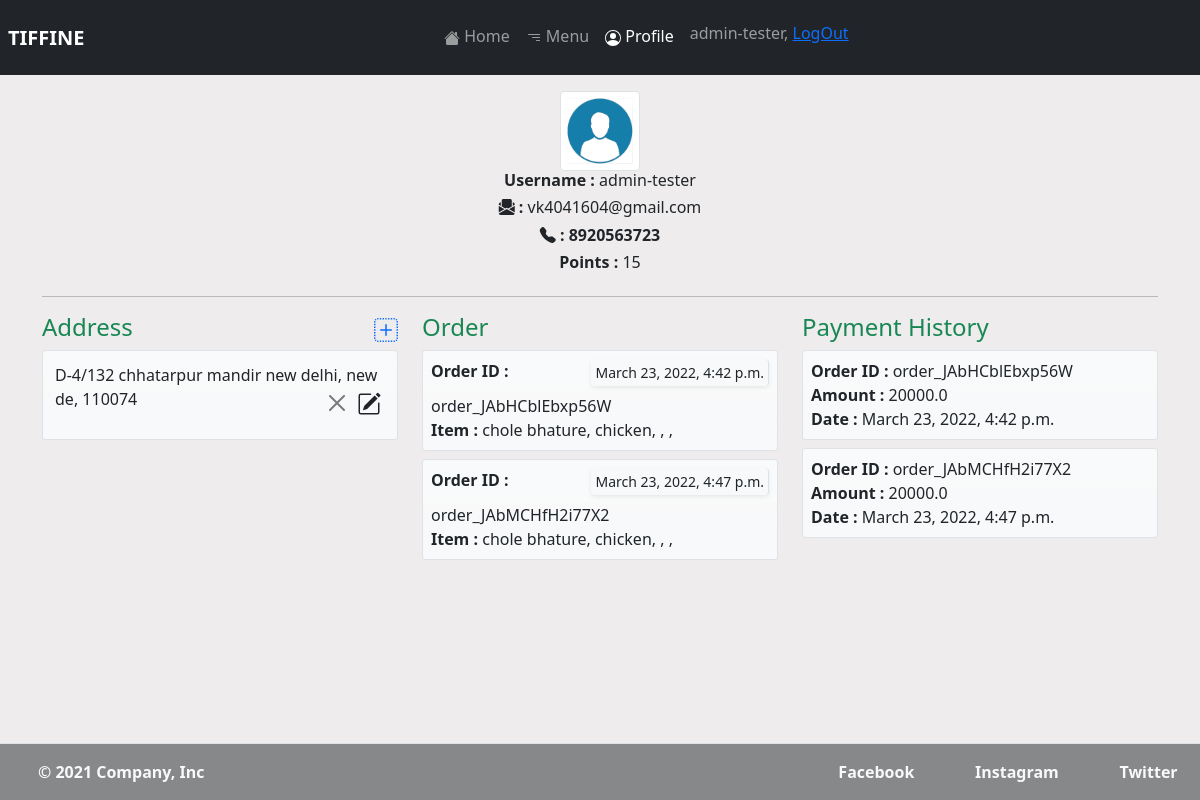
The app's page /user-profile/ (signed in) with its own data.
### tiffine_site/models.py (models this page shows, shortened)
class AddressModel(models.Model):
    user = models.ForeignKey(User, on_delete=models.CASCADE)
    street = models.CharField(max_length=100, null=True)
    locality = models.CharField(max_length=100, null=True)
    landmark = models.CharField(max_length=100, null=True)
    city = models.CharField(max_length=100, null=True)
    phone = models.IntegerField(blank=True, null=True)
    pincode = models.IntegerField(null=True)

class OrderDetails(models.Model):
    user = models.ForeignKey(
        User, blank=True, null=True, on_delete=models.SET_NULL, editable=False)
    item_1 = models.ForeignKey(
        MainDishModel, blank=True, related_name='item_1', null=True, on_delete=models.SET_NULL, editable=False)
    qyt_1 = models.PositiveIntegerField(
        blank=True,  null=True, editable=False, )
    item_2 = models.ForeignKey(
        MainDishModel, blank=True, related_name='item_2', null=True, on_delete=models.SET_NULL, editable=False)
    qyt_2 = models.PositiveIntegerField(blank=True,  null=True, editable=False)
    item_3 = models.ForeignKey(
        MainDishModel, blank=True, related_name='item_3', null=True, on_delete=models.SET_NULL, editable=False)
    qyt_3 = models.PositiveIntegerField(
        blank=True, null=True, editable=False, )
    item_4 = models.ForeignKey(
        MainDishModel, blank=True, related_name='item_4', null=True, on_delete=models.SET_NULL, editable=False)
    qyt_4 = models.PositiveBigIntegerField(
        blank=True, null=True, editable=False, )
    item_5 = models.ForeignKey(
        MainDishModel, blank=True, related_name='item_5', null=True, on_delete=models.SET_NULL, editable=False)
    qyt_5 = models.PositiveBigIntegerField(
        blank=True, null=True, editable=False, )
    order_id = models.CharField(
        max_length=100, blank=True, null=True, editable=False)
    payment_id = models.CharField(
        max_length=100, blank=True, null=True, editable=False)
    date_time = models.DateTimeField(
        default=timezone.now, blank=True, null=True, editable=False)
    amount = models.FloatField(blank=True, null=True, editable=False)
    upi_transaction_id = models.CharField(
        max_length=100, blank=True, null=True, editable=False)
    vpa = models.CharField(max_length=100, blank=True,
                           null=True, editable=False)
    card_id = models.CharField(
        max_length=100, blank=True, null=True, editable=False)
    bank = models.CharField(max_length=100, blank=True,
                            null=True, editable=False)
    method = models.CharField(
        max_length=100, blank=True, null=True, editable=False)
    wallet = models.CharField(
        max_length=100, blank=True, null=True, editable=False)

class MainDishModel(models.Model):
    name = models.CharField(max_length=100)
    deatil = models.CharField(max_length=255)
    price = models.FloatField()
    discounted = models.FloatField()
    availablity = models.BooleanField(default=True)
    image = models.ImageField(upload_to='pictures')
    ingredients = models.CharField(max_length=255)
    type_of = models.CharField(choices=type_of, max_length=10, blank=True)

### tiffine_site/views.py (the view)
# urls.py: path('user-profile/', user_profile, name='user-profile'),
@login_required(login_url='login')
def user_profile(request):
    address = AddressModel.objects.filter(user=request.user)
    orders = OrderDetails.objects.filter(user=request.user)
    phones = AddressModel.objects.filter(user=request.user)
    try:
        phone = []
        for i in phones:
            phone.append(i.phone)
        context = {
            'address': address,
            'add_form': AddressForm,
            'orders': orders,
            'phone': phone[0]
        }
        template = 'profile.html'
        return render(request, template_name=template, context=context)
    except:
        phone = ['Please add number while adding address !']
        context = {
            'address': address,
            'add_form': AddressForm,
            'orders': orders,
            'phone': phone[0]
        }
        template = 'profile.html'
        return render(request, template_name=template, context=context)

### tiffine_site/templates/profile.html (shortened to what this page needs)
{% extends 'base.html' %}
{% block profile%}active{%endblock %}
{% block bottom %}
fixed-bottom
{% endblock %}
{% block content %}
{% load static %}
<link rel="stylesheet" href="{% static 'css/profile_.css' %}" />
</head>
<body class="">
    <div class="container mt-3">
        <div class="d-flex justify-content-center">
            <div class="row">
                <div class="col">
                    <img class="d-flex img-responsive img-thumbnail" height="80px" width="80px" src="{% static 'images/user-icon.png' %}" alt="">
                </div>
            </div>
        </div>
        <div class="d-flex justify-content-center">
            <div class="row">
                <div class="col">
                    <h6><strong>Username :</strong> {{request.user}}</h6>
                </div>
            </div>
        </div>
        <div class="d-flex justify-content-center">
            <div class="row">
                <div class="col">
                    <h6><strong><i class="bi bi-envelope-paper-fill"></i> : </strong> {{request.user.email}}</h6>
                </div>
            </div>
        </div>
        <div class="d-flex justify-content-center">
            <div class="row">
                <div class="col">
                    <h6 ><strong><i class="bi bi-telephone-fill"></i> : <span id="phone-num"> {{phone}}</span> </strong></h6>
                </div>
            </div>
        </div>
        <div class="d-flex justify-content-center">
            <div class="row">
                <div class="col">
                    <h6><strong>Points :</strong> 15</h6>
                </div>
            </div>
        </div>
        <hr>
        <div class="row d-flex mb-2">
            <div class="col-md-4 col-sm-12 d-inline-block" id= "address-sec">
                <h4 class="text-success">Address
                    <a href="" class="float-end" data-bs-toggle="modal" data-bs-target="#address-add">
                    </a>
                </h4>
                {% for addr_obj in address %}
                    <div class=" text-dark p-2 bg-light bg-gradient rounded-1 border shadow-x p-1 mb-2" >
                        <p class="p-1 ">{{addr_obj.street}}, {{addr_obj.city}}, {{addr_obj.pincode}}
                        <buttom class="float-end btn-edit m-1" id="add-{{addr_obj.id}}" data-sid="{{addr_obj.id}}" data-bs-toggle="modal" data-bs-target="#address-add" data-bs-toggle="modal" data-bs-target="#address-add">
                        </buttom>
                        <button  class="float-end btn-delete btn-close m-1" id="add-{{addr_obj.id}}" data-sid="{{addr_obj.id}}">
                        </button>
                    </p>
                    </div>
                {% empty %}
                    <p class="alert alert-info">Not found any address </p>
                {% endfor %}
            </div>
            <div class="col-md-4 col-sm-12 d-inline-block">
                <h4 class="text-success">Order</h4>
                {% for order_obj in orders %}
                    <div class="text-dark p-2 bg-light  bg-gradient rounded-1 border   shadow-x p-1 mb-2" >
                        <h6 class="float-end  rounded shadow-sm border-end p-1 bg-light bg-opacity-50"><small>{{order_obj.date_time}}</small></h6>
                        <p class="m-0"><strong>Order ID :</strong> {{order_obj.order_id}} </p>
                        <p class="m-0 text-dark"><strong class="text-dark">Item :</strong> {{order_obj.item_1.name}}, {{order_obj.item_2.name}}, {{order_obj.item_3.name}}, {{order_obj.item_4.name}}, {{order_obj.item_5.name}}</p>
                    </div>
                {% empty %}
                    <p class="alert alert-info">Not found any Orders </p>
                {% endfor %}
            </div>
            <div class="col-md-4 col-sm-12 d-inline-block">
                <h4 class="text-success">Payment History</h4>
                {% for order_obj in orders %}
                    <div class="text-dark p-2 bg-light bg-gradient rounded-1 border shadow-x p-1 mb-2" >
                        <p class="m-0"><strong>Order ID :</strong> {{order_obj.order_id}} </p>
                        <p class="m-0"><strong>Amount :</strong> {{order_obj.amount}} </p>
                        <p class="m-0"><strong>Date :</strong> {{order_obj.date_time}} </p>
                    </div>
                {% empty %}
                    <p class="alert alert-info">Not found any Orders </p>
                {% endfor %}
            </div>
        </div>
    </div>
</body>
{% endblock content %}

### tiffine_site/templates/base.html (shortened to what this page needs)
<!DOCTYPE html>
<html lang="en">
<head>
    <link href="node_modules/froala-editor/css/froala_editor.pkgd.min.css" rel="stylesheet" type="text/css" /><script type="text/javascript" src="node_modules/froala-editor/js/froala_editor.pkgd.min.js"></script>
    {% load static %}
    <link rel="stylesheet" href="{% static 'css/base.css' %}">
    <link href="https://cdn.jsdelivr.net/npm/bootstrap@5.1.3/dist/css/bootstrap.min.css" rel="stylesheet">
    <link rel="stylesheet" href="https://cdnjs.cloudflare.com/ajax/libs/font-awesome/4.7.0/css/font-awesome.min.css">
    <link rel="stylesheet" href="https://cdn.jsdelivr.net/npm/bootstrap-icons@1.8.1/font/bootstrap-icons.css">
</head>
<body class="" style="height: 100vh; background-color: rgba(157, 148, 148, 0.17);" >
    <header class = ''>
        <nav class = "navbar navbar-expand-sm navbar-dark bg-dark p-2 stick">
            <div class=" justify-content-center ml-3">
                <a class="navbar-brand " href="#"><Strong>TIFFINE</Strong></a>
            </div>
            <div class="collapse navbar-collapse" id="navmenuitem" >
                <ul class="navbar-nav m-auto p-2">
                    <li class="nav-item ">
                        <a class="nav-link {% block home%}{%endblock %}" href="{% url 'index' %}">
                             Home</a>
                    </li>
                    <li class="nav-item">
                        <a class="nav-link {% block menu%}{%endblock %}" href="{% url 'menu' %}">
                               Menu
                        </a>
                    </li>
                    {% if user.is_authenticated %}
                    <li class="nav-item ">
                        <a class="nav-link {% block profile%}{%endblock %}" href="{% url 'user-profile'  %}">
                             Profile</a>
                    </li>
                    <li class="nav-item">
                        <h6 class="nav-link">{{ user.username }}, <a href="{% url 'logout_user' %}">LogOut</a></h6>
                    </li>
                    {% endif %}
                </ul>
            </div>
        </nav>
    </header>
    {% block content %}{% endblock %}
  <footer class="d-flex flex-wrap justify-content-between align-items-center text-light py-3 border-top {% block bottom %}{% endblock %} bg-dark bg-opacity-50">
    <div class="col-md-4 d-flex align-items-center text-light">
      <a href="/" class="mb-3 me-2 mb-md-0 text-light text-decoration-none lh-1">
        <svg class="bi" width="30" height="24"><use xlink:href="#bootstrap"/></svg>
      </a>
      <span class=""><strong>&copy; 2021 Company, Inc</strong></span>
    </div>
    <ul class="nav col-md-4 justify-content-end list-unstyled d-flex d-flex justify-content-around ">
      <li class="ms-3"><a class="text-decoration-none text-light" href="#"><strong>Facebook</strong></a></li>
      <li class="ms-3"><a class="text-decoration-none text-light" href="#"><strong>Instagram</strong></a></li>
      <li class="ms-3"><a class="text-decoration-none text-light" href="#"><strong>Twitter</strong></a></li>
    </ul>
  </footer>
</body>
</html>

### tiffine_site/static/css/profile_.css (style rules this page uses)
.shadow-x { transition: 0.3s ease-in-out; }

### records on screen
AddressModel: street "D-4/132 chhatarpur mandir new delhi", city "new de", pincode "110074"
OrderDetails: date_time "March 23, 2022, 4:42 p.m.", order_id "order_JAbHCblEbxp56W", item_1.name "chole bhature", item_2.name "chicken", amount "20000.0"
OrderDetails: date_time "March 23, 2022, 4:47 p.m.", order_id "order_JAbMCHfH2i77X2", item_1.name "chole bhature", item_2.name "chicken", amount "20000.0"

### other values on screen
{{ user.username }} "admin-tester"
{{ request.user }} "admin-tester"
{{ request.user.email }} "vk4041604@gmail.com"
{{ phone }} "8920563723"
